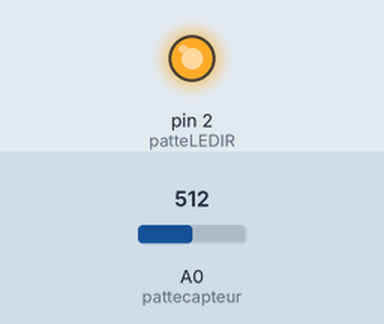
Recording of a sketch running on a simulated Arduino Uno, built with avr-gcc and run on an emulated ATmega328P. On the bench: output pins drawn as LEDs (lit = HIGH). The inputs (shaded band) are chosen by the test bench; at power-on: A0 (pattecapteur) = 512. What the sketch prints to the serial monitor is not drawn.

Above: at 0.1 s.
Timing chart, 0 to 1.6 s (numbered marks = the images above):
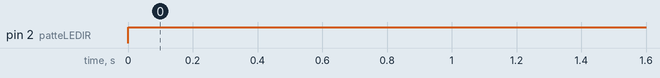

The sketch:

pm_gp2y10.ino
```cpp
/* Nom script : pm_gp2y10.ino
  Description : Mesure densite de particule fine avec un capteur SHART GP2Y10
  Auteur : PHMARDUINO
  Date Creation : 17 mai 2018
*/ int pattecapteur=0;

int patteLEDIR=2;
int delai1=280;
int delai2=40;
float delaieteint=9680;
int mesure=0; float tension = 0;
float densite = 0;

void setup(){
  Serial.begin(9600);
  pinMode(patteLEDIR,OUTPUT);
}

void loop(){
  digitalWrite(patteLEDIR,LOW);     // On allume la LED IR
  delayMicroseconds(delai1);
  mesure=analogRead(pattecapteur);  // Lecture valeur capteur
  delayMicroseconds(delai2);
  digitalWrite(patteLEDIR,HIGH);    // On eteint la LED IR
  delayMicroseconds(delaieteint);
  tension = mesure*5.0/1024;
  densite = 0.17*tension-0.09;
  if (densite < 0 )densite = 0;
  if (densite > 0.5) densite = 0.5;
  Serial.print("Tension en volts : ");
  Serial.print(tension);
  Serial.print("  -  Densite particules en mg par m3 : ");
  Serial.println(densite);
  delay(1000);
}
```

Measured:
- by itself, pin 2 (patteLEDIR): LOW → HIGH at 0.00 s
